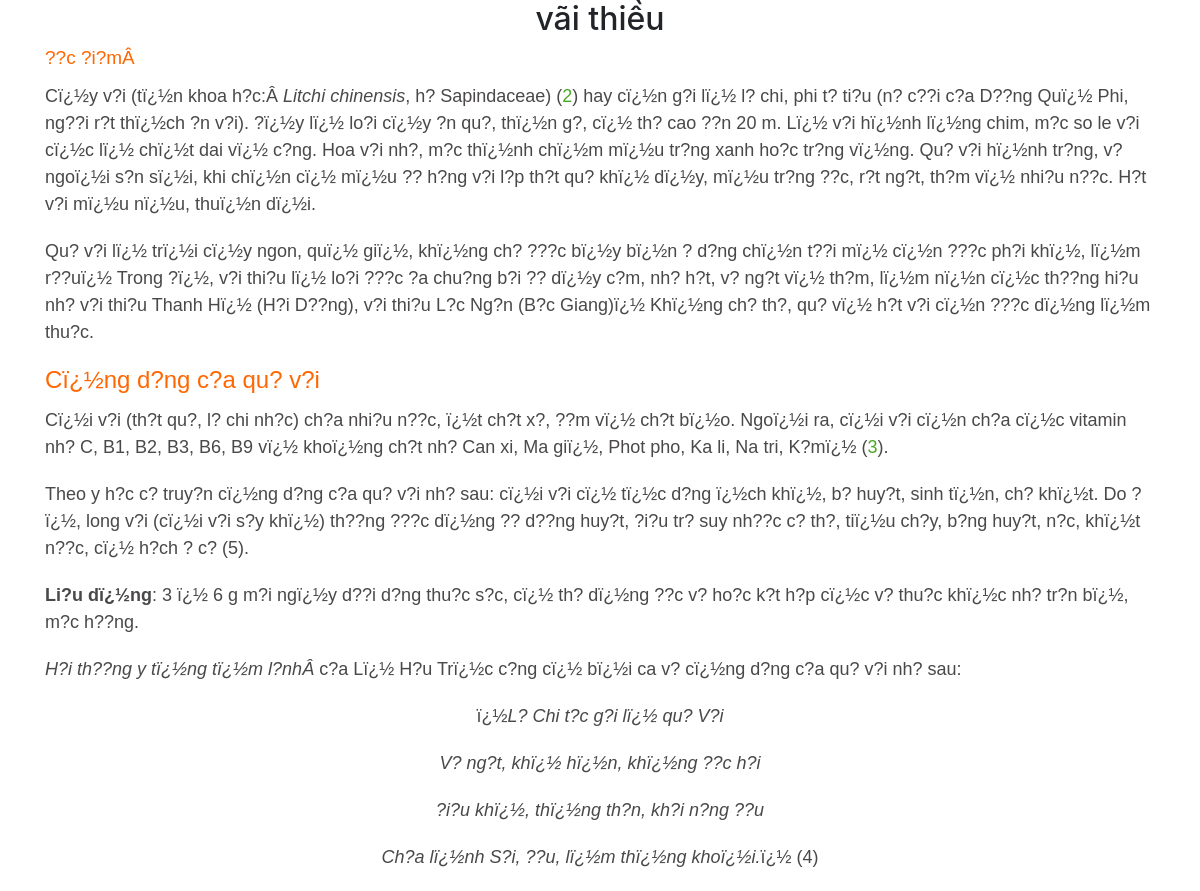
/frontend/chitiet_sp.php?id=1, run on an earlier commit of the app's database.
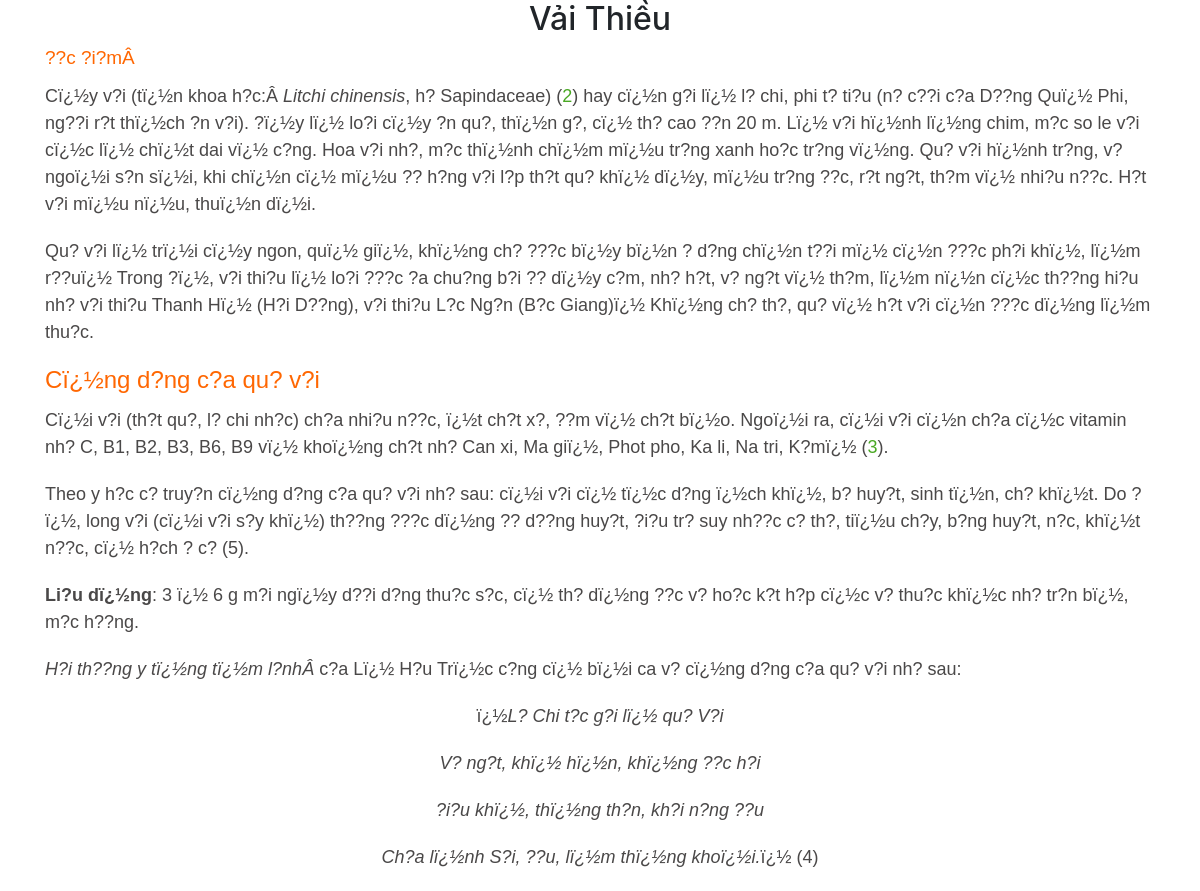
And on a later commit of the database.
### tables this page shows
CREATE TABLE `product` (
  `id` int(11) NOT NULL,
  `title` varchar(200) NOT NULL,
  `price` float DEFAULT NULL,
  `thumbnail` varchar(500) DEFAULT NULL,
  `content` longtext DEFAULT NULL,
  `id_category` int(11) DEFAULT NULL,
  `created_at` datetime DEFAULT NULL,
  `updated_at` datetime DEFAULT NULL
);

### db/dbhelper.php (called while the page is built, shortened)
<?php
function executeSingleResult($sql) {
	$con = mysqli_connect(HOST, USERNAME, PASSWORD, DATABASE);
	mysqli_set_charset($con, 'utf8');
	$result = mysqli_query($con, $sql);
	$row = null;
	if($result != null)
	{
		$row    = mysqli_fetch_array($result, 1);
	}
	return $row;
}

### frontend/chitiet_sp.php (the view, shortened to what this page needs)
<?php
    require_once('../db/dbhelper.php');
    if(isset($_GET['id']))
    {
        $id       = $_GET['id'];
        $sql      = 'select * from product where id = '.$id;
        $product = executeSingleResult($sql);
    }
?>
<!DOCTYPE html>
<html>
<head>
	<link rel="stylesheet" href="https://maxcdn.bootstrapcdn.com/bootstrap/4.4.1/css/bootstrap.min.css">
</head>
<body>
    <?php
        require_once('../db/dbhelper.php');
    ?>
	<div class="container">
		<div class="panel panel-primary">
			<div class="panel-heading">
				<h2 class="text-center"><?= $product['title']?></h2>
			</div>
			<div class="panel-body">
                <div class="row">
                    <div class="col-lg-12">
                        <?= $product['content']?>
                    </div>
                </div>
			</div>
		</div>
	</div>
</body>
</html>

What changed in the data, as far as the page shows it:
changed product: title "vãi thiều" → "Vải Thiều"
